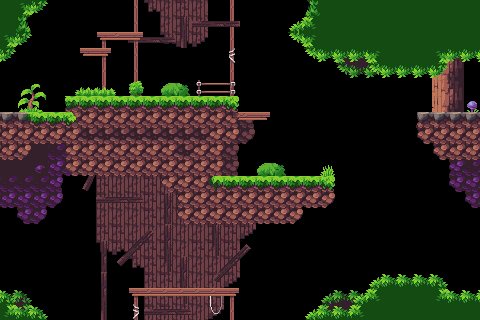

This game map was drawn from its Tiled (.tmx) file and the tilesets committed beside it. A one-line description and the full map source follow:
An orthogonal 30x20 tile map with 16x16 px tiles, 3 tile layers (bg, bg2, collision).

<map version="1.10" tiledversion="1.12.2" orientation="orthogonal" renderorder="right-down" width="30" height="20" tilewidth="16" tileheight="16" infinite="0" nextlayerid="4" nextobjectid="1">
 <editorsettings>
  <export target="world.json" format="json" />
 </editorsettings>
 <tileset firstgid="1" source="tileset.tsx" />
 <layer id="2" name="bg" width="30" height="20">
  <properties>
   <property name="has_collision" type="bool" value="false" />
   <property name="texture_name" value="textures/tileset.png" />
  </properties>
  <data encoding="csv">
0,0,0,0,0,0,0,0,135,232,231,206,231,0,138,0,0,0,0,0,0,0,0,0,0,0,0,0,0,0,
0,0,0,0,0,0,0,0,135,0,231,206,231,0,138,0,0,0,0,0,0,0,0,0,0,0,0,0,0,0,
0,0,0,0,0,0,0,0,135,0,232,233,234,0,138,0,0,0,0,0,0,0,0,0,0,0,0,0,0,0,
0,0,0,0,0,0,0,0,135,0,0,0,0,0,113,0,0,0,0,0,0,0,0,0,0,0,0,196,197,0,
0,0,0,0,0,0,138,0,135,0,0,0,0,0,138,0,0,0,0,0,0,0,0,0,0,0,0,221,222,0,
0,68,69,0,237,238,138,239,135,0,6,7,105,106,138,0,0,0,0,0,0,0,0,0,0,0,0,196,197,0,
0,93,94,0,0,0,0,0,0,0,0,0,0,0,0,0,0,0,0,0,0,0,0,0,0,0,0,221,222,44,
0,0,0,0,0,0,0,0,0,0,0,0,0,0,102,217,0,0,0,0,0,0,0,0,0,0,0,0,0,0,
0,102,102,102,102,0,0,0,0,0,0,0,0,0,186,242,0,0,0,0,0,0,0,0,0,0,0,0,0,0,
102,102,102,20,20,0,0,0,0,0,0,0,0,216,217,0,0,0,0,0,0,0,0,0,0,0,0,0,48,20,
102,102,102,47,75,0,206,206,206,206,206,0,0,216,217,0,6,7,0,0,95,0,0,0,0,0,0,0,48,20,
20,20,20,50,0,0,206,231,231,206,206,206,0,0,0,0,0,0,0,0,0,0,0,0,0,0,0,0,73,46,
74,46,47,75,0,0,206,231,231,206,206,206,0,0,0,0,0,0,0,0,0,0,0,0,0,0,0,0,0,73,
0,73,75,0,0,0,231,231,231,206,231,231,206,206,206,206,0,0,0,0,0,0,0,0,0,0,0,0,0,0,
0,0,0,0,0,0,206,206,231,231,231,231,231,206,206,234,0,0,0,0,0,0,0,0,0,0,0,0,0,0,
0,0,0,0,0,0,232,233,206,206,206,231,206,206,206,0,0,0,0,0,0,0,0,0,0,0,0,0,0,0,
0,0,0,0,0,0,0,0,232,206,206,231,231,231,206,0,0,0,0,0,0,0,0,0,0,0,0,0,0,0,
0,0,0,0,0,0,0,0,0,206,206,231,231,206,234,0,0,0,0,0,0,0,0,0,0,0,0,0,0,0,
0,0,0,0,0,0,0,0,0,206,206,231,231,206,0,0,0,0,0,0,0,0,0,0,0,0,0,0,0,0,
0,0,0,0,0,0,0,0,110,206,206,231,231,234,138,0,0,0,0,0,0,0,0,0,0,0,0,0,0,0
</data>
 </layer>
 <layer id="3" name="bg2" width="30" height="20">
  <properties>
   <property name="has_collision" type="bool" value="false" />
   <property name="texture_name" value="textures/tileset.png" />
  </properties>
  <data encoding="csv">
0,0,0,0,0,0,0,0,0,0,0,0,0,0,0,0,0,0,0,0,0,0,0,0,0,0,0,0,0,0,
0,0,0,0,0,0,0,0,0,0,0,40,41,42,43,0,0,0,0,0,0,0,0,0,0,0,0,0,0,0,
0,0,0,0,0,0,0,0,41,42,43,65,0,0,0,0,0,0,0,0,0,0,0,0,0,0,0,0,0,0,
0,0,0,0,0,0,0,0,0,0,0,0,0,0,0,0,0,0,0,0,0,171,102,102,0,0,0,0,0,0,
0,0,0,0,0,0,0,0,0,0,0,0,0,0,0,0,0,0,0,0,0,223,224,224,0,0,0,0,0,0,
0,0,0,0,0,0,238,0,89,0,0,0,0,0,108,0,0,0,0,0,0,0,0,0,0,0,0,0,0,0,
0,0,0,0,0,0,0,0,0,0,0,0,0,0,0,0,0,0,0,0,0,0,0,0,0,0,0,0,0,0,
0,0,0,0,0,0,0,0,0,0,0,0,0,0,0,0,0,0,0,0,0,0,0,0,0,0,0,0,0,0,
0,0,0,0,0,0,0,0,0,0,0,0,0,0,0,0,0,0,0,0,0,0,0,0,0,0,0,0,0,0,
0,0,0,0,0,0,0,0,0,0,0,0,0,0,0,0,0,0,0,0,0,0,0,0,0,0,0,0,0,0,
0,0,72,0,0,91,0,0,0,0,0,0,0,0,0,0,0,0,0,0,0,0,0,0,0,0,0,0,0,0,
0,0,0,0,0,116,0,0,0,0,0,0,0,0,0,0,0,0,0,0,0,0,0,0,0,0,0,0,0,0,
0,0,0,0,0,0,41,42,43,0,15,0,0,0,0,0,0,0,0,0,0,0,0,0,0,0,0,0,0,0,
0,0,0,0,0,0,0,0,0,0,40,0,0,15,0,0,0,0,0,0,0,0,0,0,0,0,0,0,0,0,
0,0,0,0,0,0,0,0,117,118,15,0,0,40,0,0,0,0,0,0,0,0,0,0,0,0,0,0,0,0,
0,0,0,0,0,0,15,141,142,143,40,0,0,65,117,118,0,0,0,0,0,0,0,0,0,0,0,0,0,0,
0,0,0,0,0,0,40,166,167,0,65,15,0,141,142,143,0,0,0,0,0,0,0,0,0,0,0,0,0,0,
0,0,0,0,0,0,15,0,0,0,0,40,0,166,167,0,0,0,0,0,0,0,0,0,0,0,0,0,0,0,
174,175,0,0,0,0,40,0,0,0,0,65,0,87,0,0,0,0,0,0,173,174,174,0,0,0,0,0,0,0,
102,147,0,0,0,0,65,0,0,41,42,43,0,112,0,0,0,0,0,0,146,102,102,0,0,0,0,0,0,0
</data>
 </layer>
 <layer id="1" name="collision" width="30" height="20">
  <properties>
   <property name="has_collision" type="bool" value="true" />
   <property name="texture_name" value="textures/tileset.png" />
  </properties>
  <data encoding="csv">
124,122,150,0,0,0,0,0,0,0,0,0,0,0,0,0,0,0,0,123,124,124,124,124,124,124,124,124,124,124,
124,125,0,0,0,0,0,0,0,0,0,0,0,0,0,0,0,0,98,96,124,124,124,124,124,124,124,124,124,124,
122,150,0,0,0,0,85,86,88,0,0,0,0,0,0,0,0,0,148,121,124,124,124,124,124,124,124,124,124,124,
150,0,0,0,0,130,88,0,0,0,0,0,0,0,0,0,0,0,0,148,149,149,149,121,124,124,124,122,149,149,
0,0,0,0,0,0,0,0,0,0,0,0,0,0,0,0,0,0,0,0,0,0,0,148,149,149,149,150,0,0,
0,0,0,0,0,0,0,0,0,0,0,0,0,0,0,0,0,0,0,0,0,0,0,0,0,0,0,0,0,0,
0,0,0,0,1,2,2,2,2,2,2,2,2,2,3,0,0,0,0,0,0,0,0,0,0,0,0,0,0,0,
152,227,2,2,4,27,27,27,27,27,27,27,27,27,134,86,132,0,0,0,0,0,0,0,0,0,151,152,152,152,
27,30,52,52,29,31,31,31,31,31,31,31,31,27,53,0,0,0,0,0,0,0,0,0,0,0,51,29,27,27,
52,53,0,0,26,27,27,27,27,27,27,31,27,28,0,0,0,0,0,0,0,0,0,0,0,0,0,51,52,52,
0,0,0,0,51,52,52,52,52,52,29,27,27,28,0,0,0,0,0,0,0,0,0,0,0,0,0,0,0,0,
0,0,0,0,0,0,0,0,0,0,51,29,27,5,2,2,2,2,2,2,3,0,0,0,0,0,0,0,0,0,
0,0,0,0,0,0,0,0,0,0,0,26,27,27,27,27,27,27,30,52,53,0,0,0,0,0,0,0,0,0,
0,0,0,0,0,0,0,0,0,0,0,51,52,52,52,52,52,52,53,0,0,0,0,0,0,0,0,0,0,0,
0,0,0,0,0,0,0,0,0,0,0,0,0,0,0,0,0,0,0,0,0,0,0,0,0,0,0,0,0,0,
0,0,0,0,0,0,0,0,0,0,0,0,0,0,0,0,0,0,0,0,0,0,0,0,0,0,0,0,0,0,
0,0,0,0,0,0,0,0,0,0,0,0,0,0,0,0,0,0,0,0,0,0,0,0,0,0,0,0,0,0,
0,0,0,0,0,0,0,0,0,0,0,0,0,0,0,0,0,0,0,0,0,0,0,98,99,99,99,100,0,0,
100,0,0,0,0,0,0,0,85,86,86,86,86,86,88,0,0,0,0,0,0,0,98,96,124,124,124,97,99,99,
97,99,100,0,0,0,0,0,0,0,0,0,0,0,0,0,0,0,0,98,99,99,96,124,124,124,124,124,124,124
</data>
 </layer>
</map>
